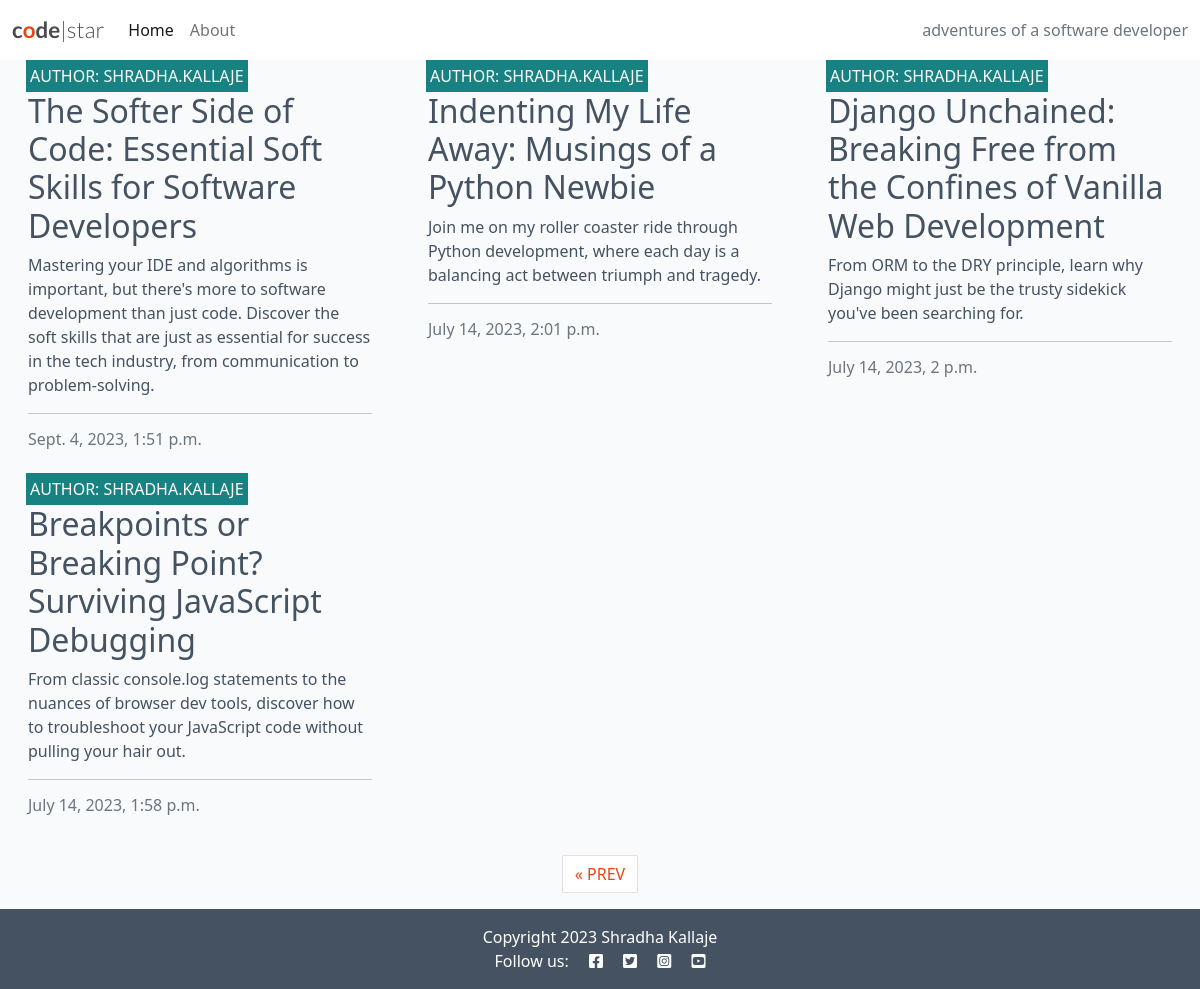
/?page=3, run on the app's committed database.
### blog/models.py (models this page shows, shortened)
class Post(models.Model):
    title = models.CharField(max_length=200, unique=True)
    slug = models.SlugField(max_length=200, unique=True)
    author = models.ForeignKey(User, on_delete=models.CASCADE, related_name="blog_posts")
    content = models.TextField()
    created_on = models.DateTimeField(auto_now_add=True)
    status = models.IntegerField(choices=STATUS, default=0)
    excerpt = models.TextField(blank=True)
    updated_on = models.DateTimeField(auto_now=True)
    class Meta:
        ordering = ["-created_on"]

### blog/views.py (the view)
# urls.py: path('', views.PostList.as_view(), name='home'),
class PostList(generic.ListView):
    queryset = Post.objects.filter(status=1)
    template_name = "blog/index.html"
    paginate_by = 6

### blog/templates/blog/index.html (shortened to what this page needs)
{% extends "base.html" %}
{% block content %}
<div class="container-fluid">
    <div class="row">
        <div class="col-12 mt-3 left">
            <div class="row">
                {% for post in post_list %}
                <div class="col-md-4">
                    <div class="card mb-4">
                        <div class="card-body">
                            <div class="image-container">
                                <div class="image-flash">
                                    <p class="author">Author: {{ post.author }}</p>
                                </div>
                            </div>
                            <a href="{% url 'post_detail' post.slug %}" class="post-link">
                                <h2 class="card-title">{{ post.title }}</h2>
                                <p class="card-text">{{ post.excerpt }}</p>
                            </a>
                            <hr />
                            <p class="card-text text-muted h6">{{ post.created_on}}
                            </p>
                        </div>
                    </div>
                </div>
                {% if forloop.counter|divisibleby:3 %}
            </div>
            <div class="row">
                {% endif %}
                {% endfor %}
            </div>
        </div>
    </div>
    {% if is_paginated %}
    <nav aria-label="Page navigation">
        <ul class="pagination justify-content-center">
            {% if page_obj.has_previous %}
            <li><a href="?page={{ page_obj.previous_page_number }}" class="page-link"> &laquo; PREV </a></li>
            {% endif %}
        </ul>
    </nav>
    {% endif %}
</div>
{% endblock %}
{% block copyright %}
Copyright 2023 Shradha Kallaje
{% endblock %}

### static/css/style.css (style rules this page uses)
body { background-color: #F9FAFC; }
.main-bg { background-color: #F9FAFC; }
.card { border: none; background-color: transparent; }
.image-container { position: relative; }
.image-flash { position: absolute; bottom: 5%; min-width: 30%; left: -2px; background-color: #188181; }
.author { color: white; margin: 4px; text-transform: uppercase; }
.post-link { text-decoration: none; color: #445261; }
.post-link:hover, .page-link { color: #E84610; }

### data on the page
Post: author "SHRADHA.KALLAJE", title "The Softer Side of Code: Essential Soft Skills for Software Developers", excerpt "Mastering your IDE and algorithms is important, but there's more to software development than just code. Discover the soft skills that are just as essential for success in the tech industry, from communication to problem-solving.", created_on "Sept. 4, 2023, 1:51 p.m."
Post: author "SHRADHA.KALLAJE", title "Indenting My Life Away: Musings of a Python Newbie", excerpt "Join me on my roller coaster ride through Python development, where each day is a balancing act between triumph and tragedy.", created_on "July 14, 2023, 2:01 p.m."
Post: author "SHRADHA.KALLAJE", title "Django Unchained: Breaking Free from the Confines of Vanilla Web Development", excerpt "From ORM to the DRY principle, learn why Django might just be the trusty sidekick you've been searching for.", created_on "July 14, 2023, 2 p.m."
Post: author "SHRADHA.KALLAJE", title "Breakpoints or Breaking Point? Surviving JavaScript Debugging", excerpt "From classic console.log statements to the nuances of browser dev tools, discover how to troubleshoot your JavaScript code without pulling your hair out.", created_on "July 14, 2023, 1:58 p.m."
